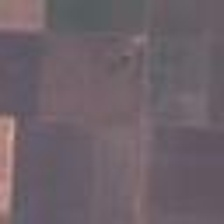
#> input picture LoRA_Training_Stuffs/bigearthnet_llava/images/ben_000000.jpg, 224 x 224 px
$ python -i parsing.py   (imports and definitions only)
#> lines starting #> are read from the running program, lines starting #| are printed output that depends on the picture; after the words box and inside, x2 and y2 are one past the last pixel; in counts of white or black regions, pixels touching at a corner belong together
#> further down, picture is the input picture: PIL image 224x224 RGB; mean R, G, B 109.3, 97.3, 105
"""
Pure vision, geometry, and token parsing utilities for RSUniVLM.
This module has zero PyTorch/Transformers dependencies so it can be imported
and tested in lightweight environments without GPU or deep learning packages.
"""

import base64
import io
import re
import sys
from typing import List, Optional, Tuple
import cv2
import numpy as np
from PIL import Image

# Canonical detection routing keywords according to AI_SERVICE_CONTRACT.md §2:
BBOX_ROUTING_KEYWORDS = [
    "where",
    "locate",
    "find",
    "box",
]

MASK_ROUTING_KEYWORDS = [
    # Area delineation actions
    "highlight",
    "segment",
    "mask",
    "boundary",
    "outline",
    "delineate",
    "extent",
    "coverage",
    # Continuous water & coastal features
    "water",
    "river",
    "lake",
    "flood",
    "ocean",
    "sea",
    "reservoir",
    "waterbody",
    "stream",
    "coast",
    "coastline",
    "coastal",
    "shore",
    "shoreline",
    "waterline",
    "land-water",
    # Continuous landcover & terrain features
    "landmass",
    "land mass",
    "land",
    "terrain",
    "ground",
    "vegetation",
    "forest",
    "urban",
    "city",
    "built-up",
]


# [31 lines left out: function resolve_detection_mode, not called in this run]


def extract_water_spectral_mask(image_pil: Image.Image) -> np.ndarray:
    """
    Extracts high-contrast binary water body mask using optical spectral ratios
    and single-band absorption characteristics (e.g. Sentinel-2 Band 8 NIR, SAR, Panchromatic).
    Identifies oceans, coastal waters, rivers, lakes, reservoirs, and flood extent while rejecting vegetation and dry soil.
    """
    img_np = np.array(image_pil.convert("RGB"), dtype=np.float32) / 255.0
    R = img_np[:, :, 0]
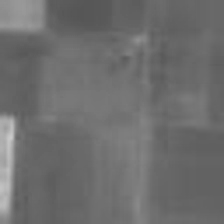
#> R: shape (224, 224) float32; min 0.333, max 0.796, mean 0.429
    G = img_np[:, :, 1]
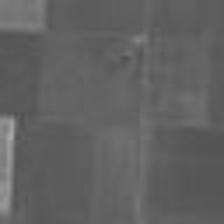
#> G: shape (224, 224) float32; min 0.314, max 0.663, mean 0.382
    B = img_np[:, :, 2]
    eps = 1e-6

    # Max-min channel dispersion (color difference / saturation proxy)
    max_c = np.maximum(np.maximum(R, G), B)
    min_c = np.minimum(np.minimum(R, G), B)
    spread = max_c - min_c
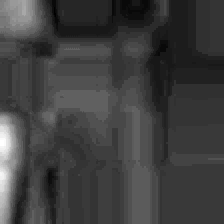
#> spread: shape (224, 224) float32; min 0, max 0.208, mean 0.0518; drawn with min black and max white
    brightness = (R + G + B) / 3.0

    # Detect if raster is single-band grayscale / NIR (B08) / SAR
    is_grayscale = float(np.mean(spread)) < 0.03
#> is_grayscale = False

    if is_grayscale:
        # For single-channel NIR (e.g. Sentinel-2 B08) and SAR rasters:
        # Water absorption creates near-zero reflectance / specular backscatter (< 0.22)
        # Land and vegetation have strong NIR reflectance / diffuse scattering (> 0.30)
        water_condition = (brightness < 0.22)
    else:
        # Normalized Difference Water Index (NDWI proxy: Blue - Red) and Blue-Green ratio
        blue_ratio = (B - R) / (B + R + eps)
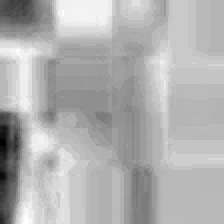
#> blue_ratio: shape (224, 224) float32; min -0.182, max 0.0547, mean -0.0174; drawn with min black and max white

        # 1. Coastal / River / Shallow water: clear blue/cyan dominance, low red, positive blue-to-red contrast
        coastal_river_water = (
            (blue_ratio > 0.04) &
            (brightness < 0.60) &
            (R < 0.35) &
            (B > R) &
            (G < B + 0.08)
        )
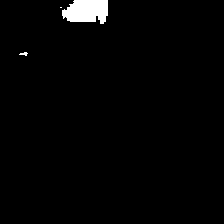
#> coastal_river_water: shape (224, 224) bool; 1.8% white; 3 white regions (1 under 20 px), largest, box (x1, y1, x2, y2) and area: (62, 0, 108, 24) 884, (19, 52, 28, 56) 21

        # 2. Deep ocean / marine water: low to moderate brightness with Blue >= Red, low red reflectance, and no vegetation green peak
        ocean_marine_water = (
            (B >= R - 0.01) &
            (brightness < 0.36) &
            (R < 0.33) &
            (spread < 0.12) &
            (G < B + 0.05)
        )
#> ocean_marine_water: shape (224, 224) bool; every value is 0

        water_condition = coastal_river_water | ocean_marine_water

    mask = np.zeros((image_pil.height, image_pil.width), dtype=np.uint8)
    mask[water_condition] = 255

    # Clean isolated speckles with morphology
    kernel = cv2.getStructuringElement(cv2.MORPH_RECT, (3, 3))
    mask = cv2.morphologyEx(mask, cv2.MORPH_OPEN, kernel)
    mask = cv2.morphologyEx(mask, cv2.MORPH_CLOSE, kernel)
    return mask


# [168 lines left out: functions extract_coastline_contour, parse_segmentation_output, parse_bounding_boxes, create_overlay_image, image_to_base64, mask_to_base64 and 1 more, not called in this run]

>>> from PIL import Image
>>> picture = Image.open('../../LoRA_Training_Stuffs/bigearthnet_llava/images/ben_000000.jpg')
>>> result = extract_water_spectral_mask(picture)
#> result: shape (224, 224); 1.8% white; 2 white regions (1 under 20 px), largest, box (x1, y1, x2, y2) and area: (62, 0, 108, 24) 886

$ run again, on LoRA_Training_Stuffs/bigearthnet_llava/images/ben_000030.jpg
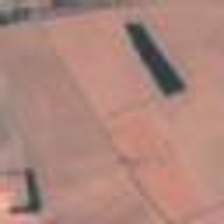
#> input picture LoRA_Training_Stuffs/bigearthnet_llava/images/ben_000030.jpg, 224 x 224 px
#> picture is the input picture: PIL image 224x224 RGB; mean R, G, B 173.5, 134.7, 124.7
#> in extract_water_spectral_mask, `spread = max_c - min_c`:
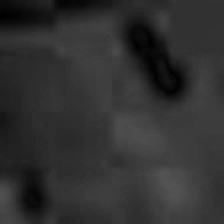
#> spread: shape (224, 224) float32; min 0, max 0.329, mean 0.193
#> is_grayscale = False
#> coastal_river_water: shape (224, 224) bool; 1.1% white; 2 white regions, box (x1, y1, x2, y2) and area: (153, 57, 176, 90) 423, (137, 34, 149, 50) 120
#> in extract_water_spectral_mask, `ocean_marine_water = ( (B >= R - 0.01) & (brightness < 0.36) & (R < 0...`:
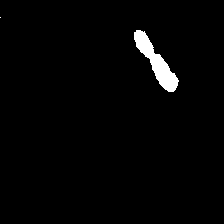
#> ocean_marine_water: shape (224, 224) bool; 1.9% white; 2 white regions (1 under 20 px), largest, box (x1, y1, x2, y2) and area: (134, 30, 179, 92) 962
#> water_condition: shape (224, 224) bool; 1.9% white; 2 white regions (1 under 20 px), largest, box (x1, y1, x2, y2) and area: (134, 30, 179, 92) 966
#> result: shape (224, 224); 1.9% white; 1 white region, box (x1, y1, x2, y2) and area: (134, 30, 178, 92) 962
